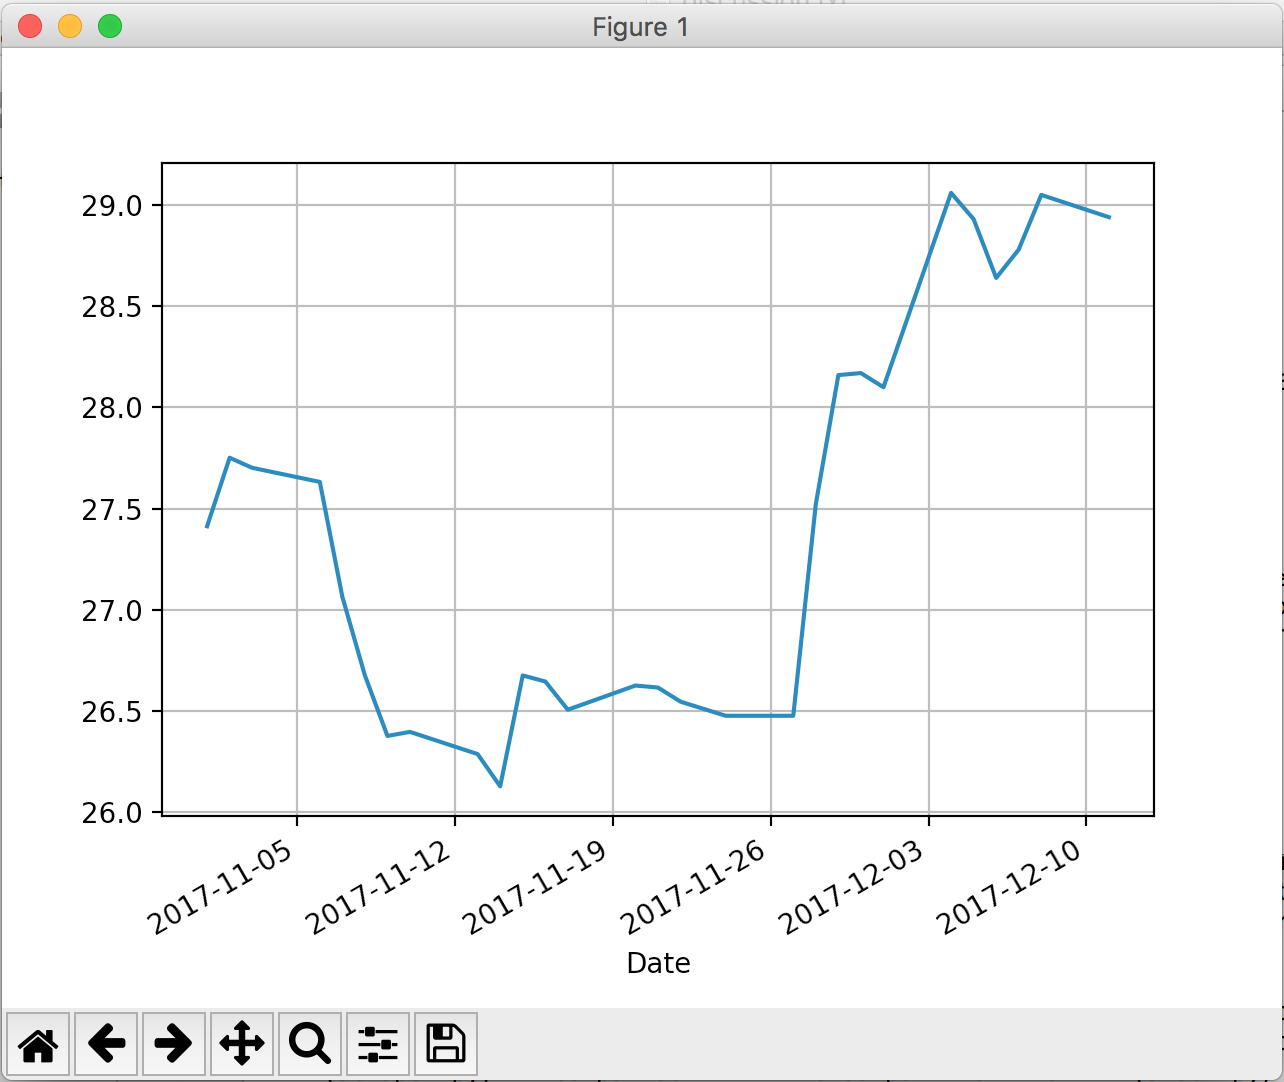

Source code (Python):
# Sentiment Analysis of Twitter Data - Twitter API for Comparison
# Source code: referenced in resources.txt
# Author: Mimi Benkoussa
#

"""
README
In order for this file to run, type the following commands to download the following
commands in terminal to download the necessary Python libraries:

pip install pandas-datareader
pip install yahoo-finance
python -mpip install -U pip
python -mpip install -U matplotlib

Please note that this file will only work with the proper libraries installed.
"""

import pandas as pd
from pandas_datareader import data, wb
import matplotlib.dates as mdates
#from pandas_datareader import data, wb
#import pandas.io.data as web   # Package and modules for importing data; this code may change depending on pandas version
import datetime
import matplotlib.pyplot as plt   # Import matplotlib
from matplotlib.dates import DateFormatter, WeekdayLocator,\
    DayLocator, MONDAY
from matplotlib.finance import candlestick_ohlc

# Dates - 11/1/17 - 12/12/17
start = datetime.datetime(2017,11,1)
end = datetime.datetime(2017, 12, 11)
bac = data.DataReader("BAC", "yahoo", start, end)
bac["Adj Close"].plot(grid = True) # Plot the adjusted closing price of AAPL
# First argument is the series we want, second is the source ("yahoo" for Yahoo! Finance), third is the start date, fourth is the end date

def run(dat, stick = "day", otherseries = None):
    """
    :param dat: pandas DataFrame object with datetime64 index, and float columns "Open", "High", "Low", and "Close", likely created via DataReader from "yahoo"
    :param stick: A string or number indicating the period of time covered by a single candlestick. Valid string inputs include "day", "week", "month", and "year", ("day" default), and any numeric input indicates the number of trading days included in a period
    :param otherseries: An iterable that will be coerced into a list, containing the columns of dat that hold other series to be plotted as lines

    This will show a Japanese candlestick plot for stock data stored in dat, also plotting other series if passed.
    """
    mondays = WeekdayLocator(MONDAY)        # major ticks on the mondays
    alldays = DayLocator()              # minor ticks on the days
    dayFormatter = DateFormatter('%d')      # e.g., 12

    # Create a new DataFrame which includes OHLC data for each period specified by stick input
    transdat = dat.loc[:,["Open", "High", "Low", "Close"]]
    if (type(stick) == str):
        if stick == "day":
            plotdat = transdat
            stick = 1 # Used for plotting
        elif stick in ["week", "month", "year"]:
            if stick == "week":
                transdat["week"] = pd.to_datetime(transdat.index).map(lambda x: x.isocalendar()[1]) # Identify weeks
            elif stick == "month":
                transdat["month"] = pd.to_datetime(transdat.index).map(lambda x: x.month) # Identify months
            transdat["year"] = pd.to_datetime(transdat.index).map(lambda x: x.isocalendar()[0]) # Identify years
            grouped = transdat.groupby(list(set(["year",stick]))) # Group by year and other appropriate variable
            plotdat = pd.DataFrame({"Open": [], "High": [], "Low": [], "Close": []}) # Create empty data frame containing what will be plotted
            for name, group in grouped:
                plotdat = plotdat.append(pd.DataFrame({"Open": group.iloc[0,0],
                                            "High": max(group.High),
                                            "Low": min(group.Low),
                                            "Close": group.iloc[-1,3]},
                                           index = [group.index[0]]))
            if stick == "week": stick = 5
            elif stick == "month": stick = 30
            elif stick == "year": stick = 365

    elif (type(stick) == int and stick >= 1):
        transdat["stick"] = [np.floor(i / stick) for i in range(len(transdat.index))]
        grouped = transdat.groupby("stick")
        plotdat = pd.DataFrame({"Open": [], "High": [], "Low": [], "Close": []}) # Create empty data frame containing what will be plotted
        for name, group in grouped:
            plotdat = plotdat.append(pd.DataFrame({"Open": group.iloc[0,0],
                                        "High": max(group.High),
                                        "Low": min(group.Low),
                                        "Close": group.iloc[-1,3]},
                                       index = [group.index[0]]))

    else:
        raise ValueError('Valid inputs to argument "stick" include the strings "day", "week", "month", "year", or a positive integer')


    # Set plot parameters, including the axis object ax used for plotting
    fig, ax = plt.subplots()
    fig.subplots_adjust(bottom=0.2)
    if plotdat.index[-1] - plotdat.index[0] < pd.Timedelta('730 days'):
        weekFormatter = DateFormatter('%b %d')  # e.g., Jan 12
        ax.xaxis.set_major_locator(mondays)
        ax.xaxis.set_minor_locator(alldays)
    else:
        weekFormatter = DateFormatter('%b %d, %Y')
    ax.xaxis.set_major_formatter(weekFormatter)

    ax.grid(True)

    # Create the candelstick chart
    candlestick_ohlc(ax, list(zip(list(mdates.date2num(plotdat.index.tolist())), plotdat["Open"].tolist(), plotdat["High"].tolist(),
                      plotdat["Low"].tolist(), plotdat["Close"].tolist())),
                      colorup = "black", colordown = "red", width = stick * .4)

    # Plot other series (such as moving averages) as lines
    if otherseries != None:
        if type(otherseries) != list:
            otherseries = [otherseries]
        dat.loc[:,otherseries].plot(ax = ax, lw = 1.3, grid = True)

    ax.xaxis_date()
    ax.autoscale_view()
    plt.setp(plt.gca().get_xticklabels(), rotation=45, horizontalalignment='right')

    plt.show()


if __name__ == '__main__':
    run(bac)
    type(bac)
    # If you would like to view all of the stock data in terminal, uncomment out the portion below
    #print bac
    bac.head()
